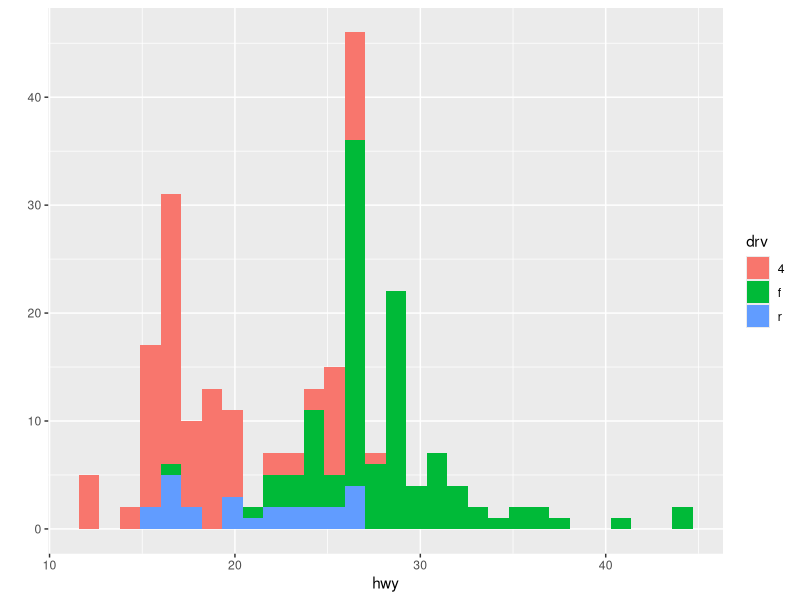

This figure's R source:
#
# colored histogram
# for each time of drive (front, rear, 4-weel)

library(ggplot2)

qplot(hwy, data = mpg, fill = drv)
